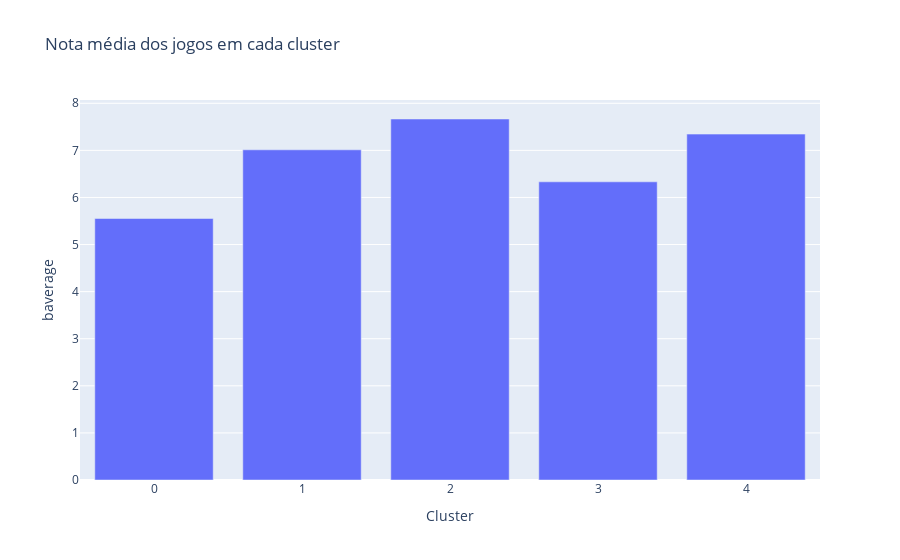

Notebook source saved alongside this figure:
### Markdown cell above
Para indentificar qual cluster contém os melhores jogos, farei um gráfico comparando a nota média da BGG de cada cluster.

### Code cell
agrupamento_cluster = df_clusterizado.groupby(by=['Cluster']).mean()
fig_nota_cluster = px.bar(agrupamento_cluster, x=agrupamento_cluster.index, y='baverage', title='Nota média dos jogos em cada cluster')
fig_nota_cluster.show()

### Figure 1 — Plotly figure (JSON) as saved in the notebook; plotly's stock layout.template omitted (floating-point values rounded to 4 significant figures)
{"data": [{"alignmentgroup": "True", "hovertemplate": "Cluster=%{x}<br>baverage=%{y}<extra></extra>", "legendgroup": "", "marker": {"color": "#636efa", "pattern": {"shape": ""}}, "name": "", "offsetgroup": "", "orientation": "v", "showlegend": false, "textposition": "auto", "type": "bar", "x": [0, 1, 2, 3, 4], "xaxis": "x", "y": [5.553, 7.012, 7.666, 6.332, 7.345], "yaxis": "y"}], "layout": {"barmode": "relative", "legend": {"tracegroupgap": 0}, "title": {"text": "Nota média dos jogos em cada cluster"}, "xaxis": {"anchor": "y", "domain": [0, 1], "title": {"text": "Cluster"}}, "yaxis": {"anchor": "x", "domain": [0, 1], "title": {"text": "baverage"}}}}
